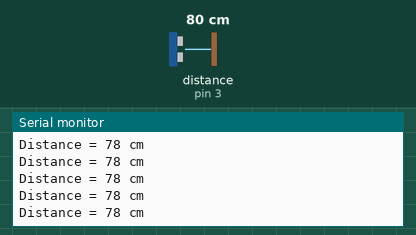
Bench run of a sketch on a simulated Arduino Uno, built with avr-gcc and run on an emulated ATmega328P. Shown: the last lines printed to the serial monitor. Wiring (inferred from the names in the program): ultrasonic range finder: trigger pin 2; echo pin 3. The test bench sets the inputs (shaded band); at power-on: distance to the obstacle (sensor on pin 3) 80 cm. The echo pulse lasts 58.3 µs per cm.

Above: at 1.2 s.
1.3 s: distance to the obstacle (sensor on pin 3) set to 4 cm
At 1.35 s:
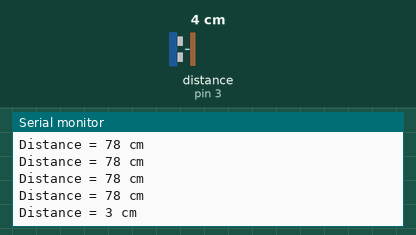
4.3 s: distance to the obstacle (sensor on pin 3) set to 18 cm
At 4.3 s:
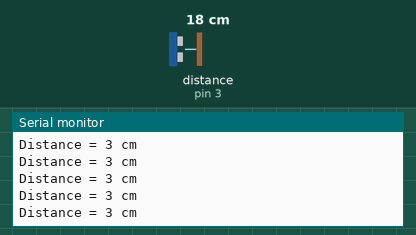
7.3 s: distance to the obstacle (sensor on pin 3) set to 2 cm
At 7.3 s:
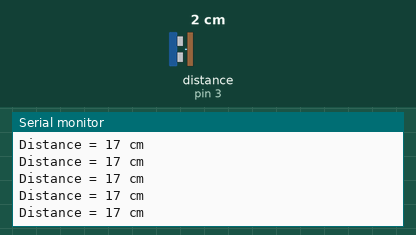
10.3 s: distance to the obstacle (sensor on pin 3) set to 35 cm
At 10.35 s:
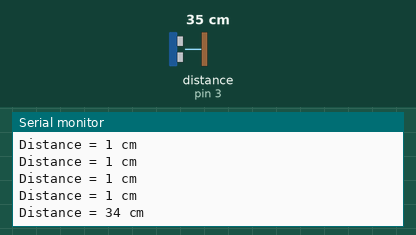
Timing chart, 0 to 13.3 s (numbered marks = the images above; inputs shaded):
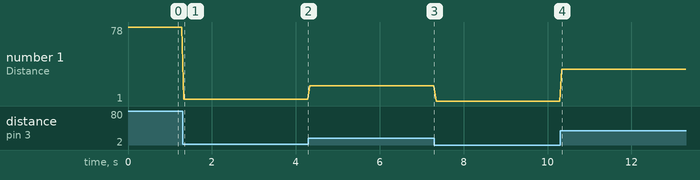

Measured:
- after the input at 1.3 s, the serial monitor: prints a new line at once (image 1)
- after the input at 10.3 s, the serial monitor: prints a new line at once (image 4)
- plotted number 1: 78 → 3 after the input at 1.3 s, 3 → 17 after the input at 4.3 s, 17 → 1 after the input at 7.3 s, 1 → 34 after the input at 10.3 s

The sketch:

ARD_33b.ino
```cpp
/*
 * CARTROTECH  (www.cartrotech.wordpress.com)
 *
 * Projecte nº: ARD033b
 * Data: 01/02/2022
 * Descripcio: Prova de HC-SR04 sense biblioteca
 * Nota:
 *
 */
 // Defineix pins Trig and Echo
#define trigPin 2
#define echoPin 3

// Defineix variables
long duration;
int distance;

void setup()
{
  // Defineix entrades i eixides
  pinMode(trigPin, OUTPUT);
  pinMode(echoPin, INPUT);

  //Inicia comunicació serie a 9600 bps
  Serial.begin(9600);
}

void loop()
{
  // Llimpia trigPin ficant l’eixida a LOW
  digitalWrite(trigPin, LOW);
  delayMicroseconds(5);

  // Dispara el sensor establint trigPin a HIGH per 10 microsegons:
  digitalWrite(trigPin, HIGH);
  delayMicroseconds(10);
  digitalWrite(trigPin, LOW);

  // Llig echoPin, pulseIn() torna la duració en microsegons:
  duration = pulseIn(echoPin, HIGH);

  // Calcula la distancia
  distance = duration * 0.034 / 2;

  // Imprimeix la distancia en el monitor serie
  Serial.print("Distance = ");
  Serial.print(distance);
  Serial.println(" cm");
  delay(50);
}
```
